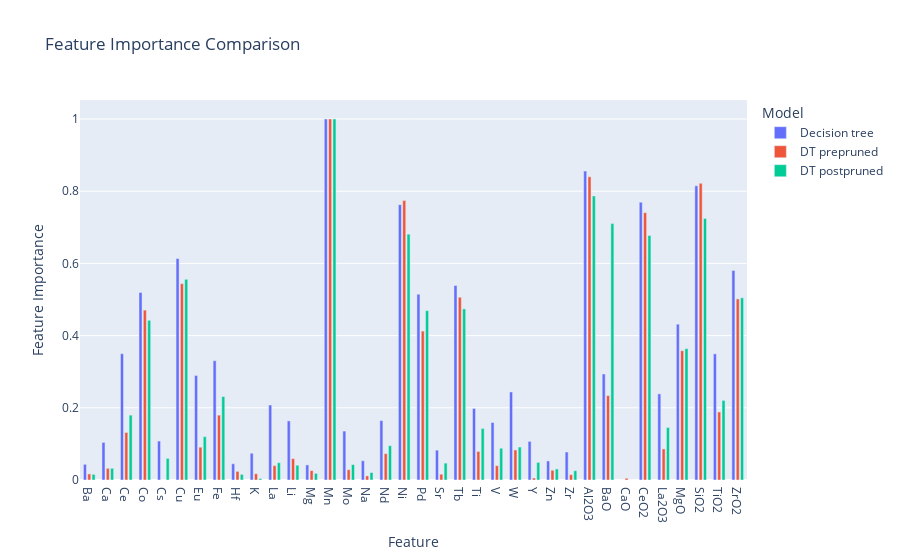

The code cell stored with this chart in its notebook:
### Code cell
df_melted = pd.melt(df_feature_importance, id_vars='Feature', var_name='Model', value_name='Importance')

# Create a grouped bar plot using Plotly Express
fig = px.bar(df_melted, x='Feature', y='Importance', color='Model',
             labels={'Importance': 'Feature Importance', 'Model': 'Model'},
             title='Feature Importance Comparison',
             barmode='group'  # Set barmode to 'group' for grouped bars
            )  # Set the width of the bars

# Adjust the width of the bars in the layout
fig.update_layout(bargap=0.3, bargroupgap=0.3)


# Show the plot
fig.show()

### Figure 1 — Plotly figure (JSON) as saved in the notebook; plotly's stock layout.template omitted (floating-point values rounded to 4 significant figures)
{"data": [{"alignmentgroup": "True", "hovertemplate": "Model=Decision tree<br>Feature=%{x}<br>Feature Importance=%{y}<extra></extra>", "legendgroup": "Decision tree", "marker": {"color": "#636efa", "pattern": {"shape": ""}}, "name": "Decision tree", "offsetgroup": "Decision tree", "orientation": "v", "showlegend": true, "textposition": "auto", "type": "bar", "x": ["Ba", "Ca", "Ce", "Co", "Cs", "Cu", "Eu", "Fe", "Hf", "K", "La", "Li", "Mg", "Mn", "Mo", "Na", "Nd", "Ni", "Pd", "Sr", "Tb", "Ti", "V", "W", "Y", "Zn", "Zr", "Al2O3", "BaO", "CaO", "CeO2", "La2O3", "MgO", "SiO2", "TiO2", "ZrO2"], "xaxis": "x", "y": [0.04345, 0.1042, 0.3498, 0.5195, 0.1079, 0.6135, 0.2896, 0.3305, 0.04505, 0.07408, 0.2077, 0.1637, 0.04181, 1, 0.1355, 0.05335, 0.1647, 0.7627, 0.5146, 0.08269, 0.5386, 0.1982, 0.1592, 0.2439, 0.1069, 0.05276, 0.07756, 0.8556, 0.2937, 0, 0.7695, 0.2386, 0.4317, 0.8149, 0.3495, 0.5804], "yaxis": "y"}, {"alignmentgroup": "True", "hovertemplate": "Model=DT prepruned<br>Feature=%{x}<br>Feature Importance=%{y}<extra></extra>", "legendgroup": "DT prepruned", "marker": {"color": "#EF553B", "pattern": {"shape": ""}}, "name": "DT prepruned", "offsetgroup": "DT prepruned", "orientation": "v", "showlegend": true, "textposition": "auto", "type": "bar", "x": ["Ba", "Ca", "Ce", "Co", "Cs", "Cu", "Eu", "Fe", "Hf", "K", "La", "Li", "Mg", "Mn", "Mo", "Na", "Nd", "Ni", "Pd", "Sr", "Tb", "Ti", "V", "W", "Y", "Zn", "Zr", "Al2O3", "BaO", "CaO", "CeO2", "La2O3", "MgO", "SiO2", "TiO2", "ZrO2"], "xaxis": "x", "y": [0.01678, 0.03235, 0.1317, 0.4706, 0, 0.5438, 0.09088, 0.1797, 0.0239, 0.01721, 0.03981, 0.05917, 0.0261, 1, 0.0285, 0.0114, 0.07307, 0.774, 0.4125, 0.01606, 0.5063, 0.07906, 0.03977, 0.08321, 0.005417, 0.027, 0.01472, 0.8401, 0.2338, 0.004704, 0.7406, 0.08608, 0.3582, 0.8217, 0.1885, 0.5016], "yaxis": "y"}, {"alignmentgroup": "True", "hovertemplate": "Model=DT postpruned<br>Feature=%{x}<br>Feature Importance=%{y}<extra></extra>", "legendgroup": "DT postpruned", "marker": {"color": "#00cc96", "pattern": {"shape": ""}}, "name": "DT postpruned", "offsetgroup": "DT postpruned", "orientation": "v", "showlegend": true, "textposition": "auto", "type": "bar", "x": ["Ba", "Ca", "Ce", "Co", "Cs", "Cu", "Eu", "Fe", "Hf", "K", "La", "Li", "Mg", "Mn", "Mo", "Na", "Nd", "Ni", "Pd", "Sr", "Tb", "Ti", "V", "W", "Y", "Zn", "Zr", "Al2O3", "BaO", "CaO", "CeO2", "La2O3", "MgO", "SiO2", "TiO2", "ZrO2"], "xaxis": "x", "y": [0.01563, 0.03241, 0.1797, 0.4423, 0.05982, 0.556, 0.12, 0.231, 0.01555, 0.003937, 0.04786, 0.04098, 0.01831, 1, 0.04266, 0.02079, 0.09501, 0.681, 0.4691, 0.04677, 0.474, 0.1428, 0.08804, 0.09128, 0.0486, 0.03065, 0.02574, 0.7869, 0.7102, 0, 0.6773, 0.1453, 0.3639, 0.7247, 0.2205, 0.5047], "yaxis": "y"}], "layout": {"bargap": 0.3, "bargroupgap": 0.3, "barmode": "group", "legend": {"title": {"text": "Model"}, "tracegroupgap": 0}, "title": {"text": "Feature Importance Comparison"}, "xaxis": {"anchor": "y", "domain": [0, 1], "title": {"text": "Feature"}}, "yaxis": {"anchor": "x", "domain": [0, 1], "title": {"text": "Feature Importance"}}}}
